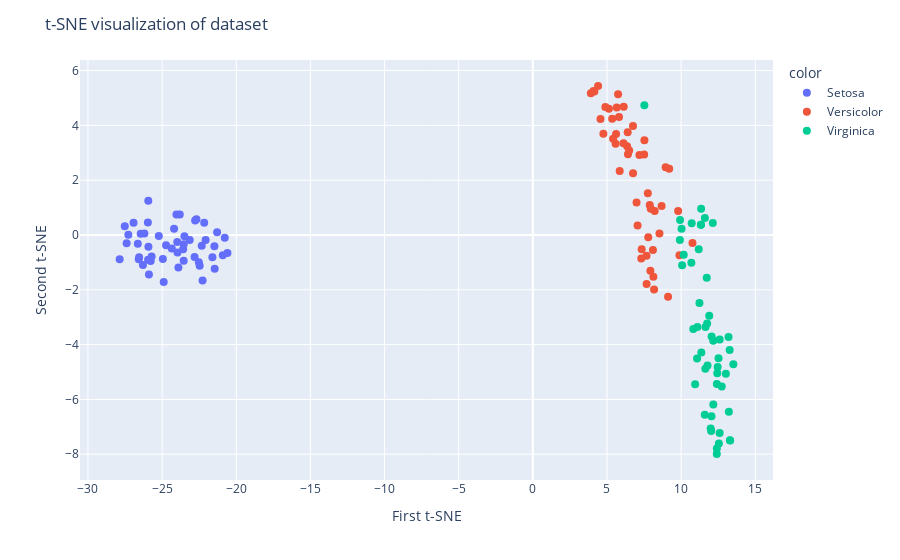

Notebook source saved alongside this figure:
### Code cell
fig = px.scatter(x=X_tsne[:, 0], y=X_tsne[:, 1], color=df['variety'])
fig.update_layout(
    title="t-SNE visualization of dataset",
    xaxis_title="First t-SNE",
    yaxis_title="Second t-SNE",
)
fig.update_traces(marker=dict(size=8))

fig.show()
